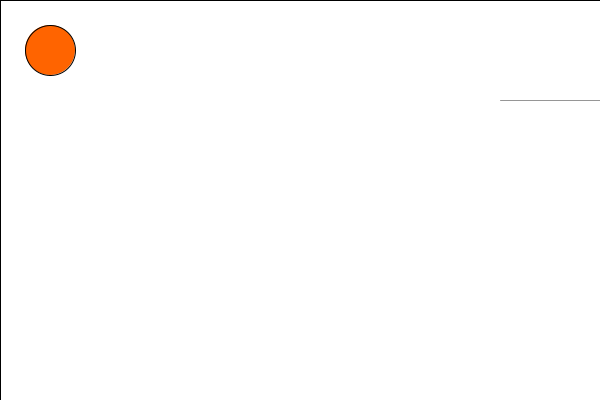
Frame 1 (no input)
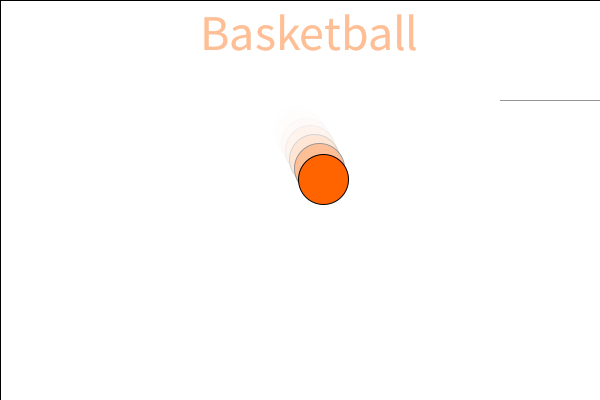
Frame 60 (the mouse pressed at the canvas centre just before this capture)
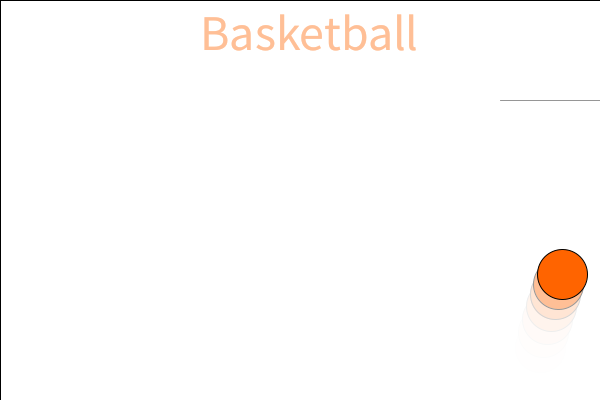
Frame 120 (the mouse held since frame 60 and released just before this capture)

The Processing sketch that drew these frames (run headless with seeded random() and noise(); from frame 60 on, the mouse is pressed at the canvas centre):

// Processing sketch: processing_49143
// ── processing_49143.pde

float xSpeed = 5;
float ySpeed = 1;
float xPosition = 50;
float yPosition = 50;
 
 
float ballWidth = 40;
float ballHeight = 40;
 
 
void setup()
{
 
  size(600, 400);
  background(255);
  smooth();
}
 
void draw()
{ 
  text( "Basketball",200,50);
  textSize(50);
  line(600,100,500,100);
  fill(255,150);
  rect(0, 0,
  width, height);
 
  fill(255, 100, 0);
  ellipse(xPosition, yPosition, 50, 50);
 
  ySpeed +=1;
  xSpeed *=.9975;
  xPosition += xSpeed;
  yPosition += ySpeed;
 
// chaning directions after hitting the right wall
  if (xPosition > width-ballWidth/2)
  {
    xPosition=width-ballWidth/2;
    xSpeed=-xSpeed;
  }
 
// changing directions after hitting the left wall
  if (xPosition<ballWidth/2)
  {
    xPosition=ballWidth/2;   
    xSpeed=-xSpeed;
  }
 
// loosing height after each bounce
  if (yPosition > height-ballHeight/2)
  {
    yPosition=height-ballHeight/2;
    ySpeed = -ySpeed*.9;
  }
 
// slow the ball down faster when it is rolling.
  if (yPosition > height-ballHeight/2-1)
  {
    xSpeed *=.9975;
  }
}
 
// re-throw the ball
void mouseDragged()
{
  xPosition = mouseX;
  yPosition = mouseY;
  xSpeed = mouseX - pmouseX;
  ySpeed = mouseY - pmouseY;
}
